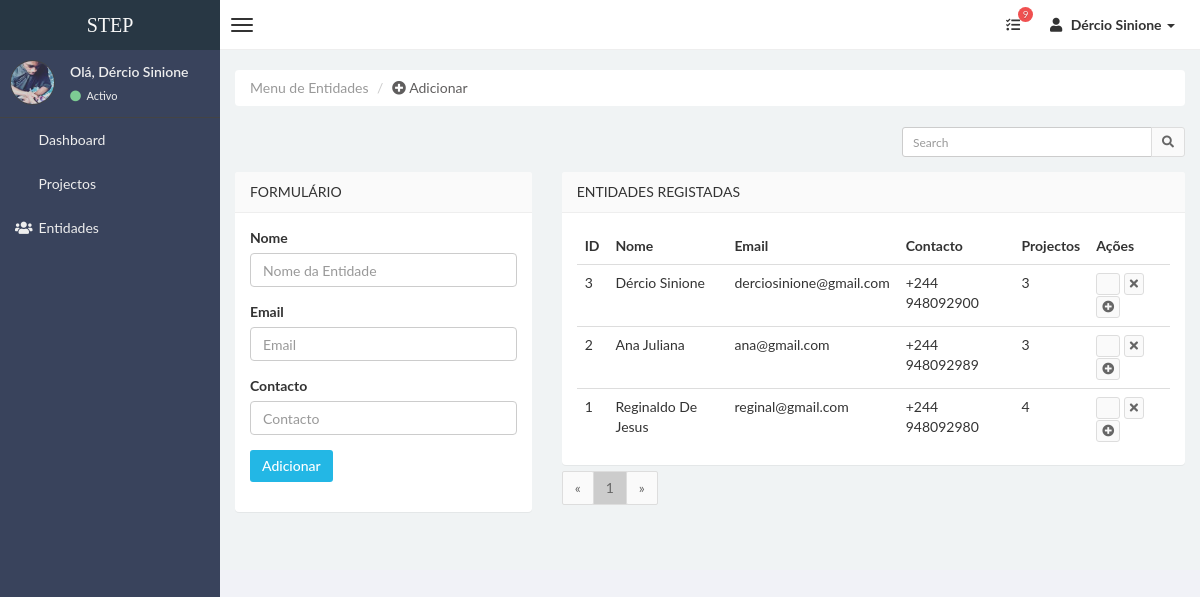
Before: /entidades (signed in) with the older database file.
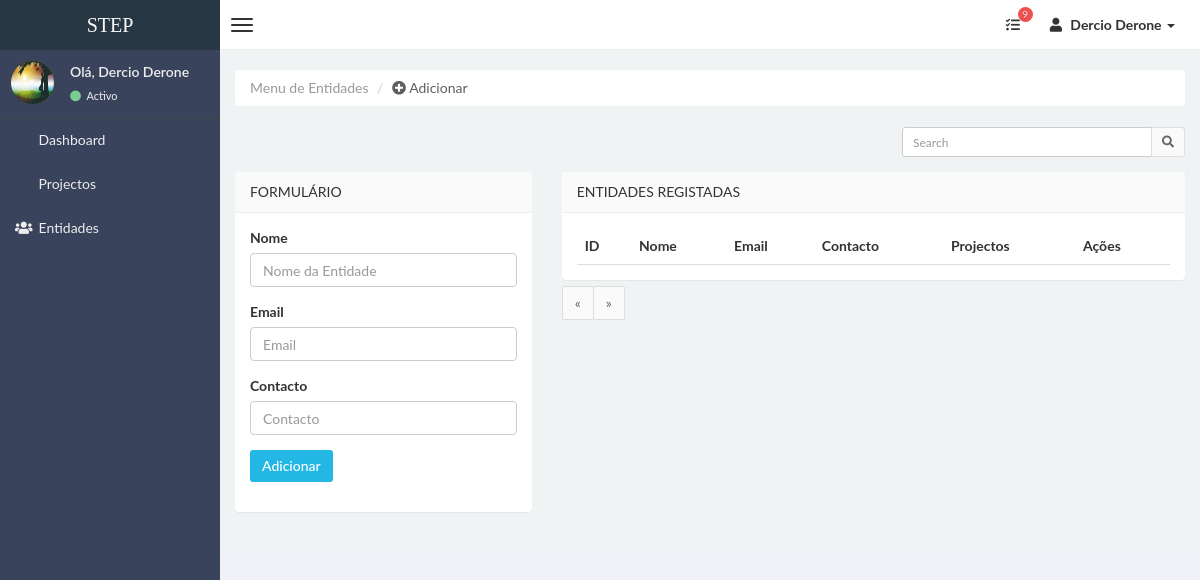
After: the same page with the newer database file.
### stepsite/models.py (models this page shows, shortened)
class Usuarios(db.Model,UserMixin):
    id = db.Column(db.Integer,primary_key=True)
    nome = db.Column(db.String(30), unique=True, nullable=False)
    email = db.Column(db.String(100), unique=True, nullable=False)
    senha = db.Column(db.String(100), unique=False, nullable=False)
    imagem = db.Column(db.String(30), nullable=False, default='defaultUser.jpg')
    categorias = db.relationship('Categorias', backref='usuarios', lazy=True)
    entidades = db.relationship('Entidades', backref='usuarios', lazy=True)
    projectos = db.relationship('Projectos', backref='usuarios', lazy=True)

class Entidades(db.Model):
    id = db.Column(db.Integer,primary_key=True)
    nome = db.Column(db.String(50), nullable=False)
    email = db.Column(db.String(100), nullable=False)
    contacto = db.Column(db.String(20), nullable=False)
    imagem = db.Column(db.String(50), nullable=False, default='defaultEntidade.jpg')
    idUser = db.Column(db.Integer, db.ForeignKey('usuarios.id'),nullable=False)
    projectos = db.relationship('Projectos', backref='entidades', lazy=True)

### stepsite/entidades/routes.py (the view, shortened to what this page needs)
@entidads.route("/entidades", methods=['GET','POST'])
@login_required
def entidades():
    form = FormEntidades()
    search = request.args.get('search','')
    page = request.args.get('page',1, type=int)
    per_page = 9
    if search:
        result = Entidades.query.filter_by(idUser=current_user.id).filter(or_(Entidades.nome.contains(search),Entidades.email.contains(search))).order_by(Entidades.id.desc()).paginate(page=page,per_page=per_page)
    else:
        result = Entidades.query.filter_by(idUser=current_user.id).order_by(Entidades.id.desc()).paginate(page=page,per_page=per_page)
    return render_template("entidades.html",title="STEP | Entidades",result=result,form=form,search=search)

### stepsite/entidades/forms.py (shortened to what this page needs)
class FormEntidades(FlaskForm):
    nome = StringField('Nome', validators=[DataRequired(),length(min=3,max=50,message="Só é permetido nome no intervalo de 3 a 50 dígitos.")])
    email = StringField(label='Email',validators=[DataRequired(),Email(message="Email inválido."),length(min=4,max=100,message="Só é email no intervalo de 4 a 100 dígitos.")])
    contacto = StringField('Contacto', validators=[DataRequired(),length(min=9,max=20,message="Só é permetido contacto no intervalo de 9 a 20 dígitos.")])
    submit = SubmitField('Adicionar')

### stepsite/entidades/routes.py (called while the page is built)
@entidads.context_processor
def start_context():
    def getLenght(elemento):
        return len(elemento)
    return dict(getLenght=getLenght)

### stepsite/models.py (called while the page is built)
@login_manager.user_loader
def load_user(user_id):
    return Usuarios.query.get(int(user_id))

### stepsite/templates/entidades.html (shortened to what this page needs)
{% extends "layoutAdmin.html" %}
{% block content %}
<div class="row">
    <div class="col-md-12">
        <ul class="breadcrumb">
            <li class="active">Menu de Entidades</li>
            <li><a style="color: rgb(95, 93, 93);"><i class="fa fa-plus-circle"></i> Adicionar </a></li>
        </ul>
    </div>
    <div class="col-md-12">
    </div>
    <div class="col-md-12">
      <form action="{{url_for('entidads.entidades')}}" method="get">
        <div class="box-tools m-b-15">
            <div class="input-group">
                <input type="text" name="search" value="{{search}}" class="form-control input-sm pull-right" autocomplete="off" style="width: 250px;" placeholder="Search">
                <div class="input-group-btn">
                    <button class="btn btn-sm btn-default"><i class="fa fa-search"></i></button>
                </div>
            </div>
        </div>
      </form>
    </div>
</div>
<div class="row">
    <div class="col-lg-4">
        <section class="panel">
            <header class="panel-heading">
                Formulário
            </header>
            <div class="panel-body">
        <form role="form" method="POST" action="{{url_for('entidads.entidades')}}">
                <div class="form-group">
                    {{ form.nome.label(class="form-control-label")}}
                    {% if form.nome.errors %}
                      {{ form.nome(class="form-control form-control is-invalid",placeholder="Nome da Entidade",autocomplete="off")}}
                    <div class="invalid-feedback">
                            {% for erro in form.nome.errors %}
                                <span>{{ erro }}</span>
                            {% endfor %}
                    </div>
                    {% else %}
                        {{ form.nome(class="form-control form-control",placeholder="Nome da Entidade",autocomplete="off")}}
                    {% endif %}
                </div>
                <div class="form-group">
                    {{ form.email.label(class="form-control-label")}}
                    {% if form.email.errors %}
                      {{ form.email(class="form-control form-control is-invalid",placeholder="Email",autocomplete="off")}}
                    <div class="invalid-feedback">
                            {% for erro in form.email.errors %}
                                <span>{{ erro }}</span>
                            {% endfor %}
                    </div>
                    {% else %}
                        {{ form.email(class="form-control form-control",placeholder="Email",autocomplete="off")}}
                    {% endif %}
                </div>
                <div class="form-group">
                    {{ form.contacto.label(class="form-control-label")}}
                    {% if form.contacto.errors %}
                      {{ form.contacto(class="form-control form-control is-invalid",placeholder="Contacto",autocomplete="off")}}
                    <div class="invalid-feedback">
                            {% for erro in form.contacto.errors %}
                                <span>{{ erro }}</span>
                            {% endfor %}
                    </div>
                    {% else %}
                        {{ form.contacto(class="form-control form-control",placeholder="Contacto",autocomplete="off")}}
                    {% endif %}
                </div>
                <div class="form-group">
                    {{ form.submit(class="btn btn-info")}}
                </div>
        </form>
            </div>
        </section>
    </div>
    <div class="col-md-8">
        <section class="panel">
          <header class="panel-heading">
            Entidades Registadas
        </header>
        <div class="panel-body table-responsive" style="max-height:420px; overflow:auto">
            <table class="table table-hover" id="tbEntidades">
              <thead>
                <tr>
                  <th>ID</th>
                  <th>Nome</th>
                  <th>Email</th>
                  <th>Contacto</th>
                  <th>Projectos</th>
                  <th>Ações</th>
              </tr>
          </thead>
          <tbody>
          {% if result: %}
             {% for dados in result.items%}
                  <tr>
                      <td>{{ dados.id }}</td>
                      <td>{{ dados.nome }}</td>
                      <td>{{ dados.email }}</td>
                      <td>{{ dados.contacto }}</td>
                      <td>{{ getLenght(dados.projectos) }}</td>
                      <td>
                          <a onclick="PassarDados('/entidades/{{dados.id}}/update')"><button class="btn btn-default btn-xs"><i class="fa fa-pencil"></i></button></a>
                          <a onclick="fnIdselecionado('/entidades/{{dados.id}}/delete')" data-toggle="modal" data-target="#ModalConfirm"><button class="btn btn-default btn-xs"><i class="fa fa-times"></i></button></a>
                          <a href="/projectos/add?en={{dados.id}}"><button class="btn btn-default btn-xs"><i class="fa fa-plus-circle" title="Adicionar Projecto"></i></button></a>
                      </td>
                  </tr>
              {% endfor %}
          {% endif %}
         </tbody>
            </table>
        </div>
        </section>
    <div class="text-left" style="margin-top: -34px;">
                <ul class="pagination">
                    <li><a href="#">«</a></li>
                {% for numPage in result.iter_pages(left_edge=1,right_edge=1,left_current=1,right_current=2)%}
                    {% if numPage %}
                        {% if result.page == numPage %}
                            <li><a style="background-color: #ccc;" href="{{ url_for('entidads.entidades', page=numPage) }}">{{ numPage }}</a></li>
                        {% else %}
                            <li><a href="{{ url_for('entidads.entidades', page=numPage) }}">{{ numPage }}</a></li>
                        {% endif %}
                    {% endif %}
                {% endfor %}
                        <li><a href="#">»</a></li>
                </ul>
    </div>
    </div>
    <div class="col-lg-4">
        <div class="row">
        <div class="col-md-4">
        </div>
        </div>
    </div>
</div>
{% endblock content %}

### stepsite/templates/layoutAdmin.html (shortened to what this page needs)
<!DOCTYPE html>
<html>
    <head>
        <link href="../static/css/bootstrap.css" rel="stylesheet" type="text/css" />
        <link href="../static/css/font-awesome.min.css" rel="stylesheet" type="text/css" />
        <link href="../static/css/mystyle.css" rel="stylesheet" type="text/css" />
        <link href="../static/css/style.css" rel="stylesheet" type="text/css" />
        <link rel="stylesheet" href="https://use.fontawesome.com/releases/v5.8.1/css/all.css" >
    </head>
    <body class="skin-black">
        <header class="header">
            <a href="{{url_for('main.home')}}" class="logo">
                STEP
            </a>
            <nav class="navbar navbar-static-top" role="navigation">
                <a href="#" class="navbar-btn sidebar-toggle" data-toggle="offcanvas" role="button" >
                    <span class="icon-bar"></span>
                    <span class="icon-bar"></span>
                    <span class="icon-bar"></span>
                </a>
                <div class="navbar-right">
                    <ul class="nav navbar-nav">
                      <li class="dropdown tasks-menu">
                            <a href="#" class="dropdown-toggle" data-toggle="dropdown">
                                <i class="fa fa-tasks"></i>
                                <span class="label label-danger">9</span>
                            </a>
                        </li>
                        <li class="dropdown user user-menu">
                            <a href="#" class="dropdown-toggle" data-toggle="dropdown">
                                <i class="fa fa-user"></i>
                                <span> {{current_user.nome}} <i class="caret"></i></span>
                            </a>
                        </li>
                    </ul>
                </div>
            </nav>
        </header>
        <div class="wrapper row-offcanvas row-offcanvas-left">
            <aside class="left-side sidebar-offcanvas">
                <section class="sidebar">
                    <div class="user-panel">
                        <div class="pull-left image">
                            <img src="{{url_for('static',filename='profile_img/'+current_user.imagem)}}" class="img-circle" alt="User Image" />
                        </div>
                        <div class="pull-left info">
                            <p>Olá, {{current_user.nome}} </p>
                            <a href="#"><i class="fa fa-circle text-success"></i> Activo</a>
                        </div>
                    </div>
                    <ul class="sidebar-menu">
                        <li>
                            <a href="{{url_for('projects.admin')}}">
                                <i class="fa fa-dashboard"></i> <span>Dashboard </span>
                            </a>
                        </li>
                        <li>
                            <a href="{{url_for('projects.projectos')}}">
                                <i class="fa fa-dropbox"></i> <span>Projectos</span>
                            </a>
                        </li>
                        <li class="">
                            <a href="{{url_for('entidads.entidades')}}">
                                <i class="fa fa-group"></i> <span>Entidades</span>
                            </a>
                        </li>
                    </ul>
                </section>
            </aside>
            <aside class="right-side">
            <section class="content">
            {% block content %}
            {% endblock content %}
            </section>
			</aside>
		</div>
    </body>
</html>

Changed rows visible on the page:
removed Entidades: id "3", nome "Dércio Sinione", email "derciosinione@gmail.com", contacto "+244 948092900"
removed Entidades: id "2", nome "Ana Juliana", email "ana@gmail.com", contacto "+244 948092989", getLenght "3"
removed Entidades: id "1", nome "Reginaldo De Jesus", email "reginal@gmail.com", contacto "+244 948092980", getLenght "4"
changed Usuarios: nome "Dércio Sinione" → "Dercio Derone"; imagem: picture removed, a placeholder shows
Other visible differences:
list line gone: "1"
